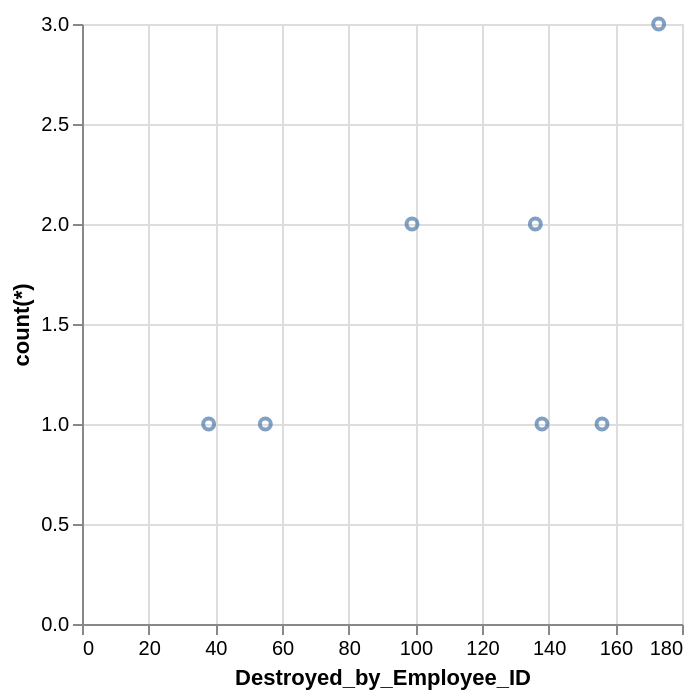

Write the Vega-Lite specification saved for this chart.
### Vega-Lite specification from a JSON file in a GitHub repository (floating-point values rounded to 4 significant figures)
{"data": {"values": [{"x_data": 38, "y_data": 1}, {"x_data": 55, "y_data": 1}, {"x_data": 99, "y_data": 2}, {"x_data": 136, "y_data": 2}, {"x_data": 138, "y_data": 1}, {"x_data": 156, "y_data": 1}, {"x_data": 173, "y_data": 3}]}, "mark": "point", "encoding": {"x": {"field": "x_data", "type": "quantitative", "title": "Destroyed_by_Employee_ID"}, "y": {"field": "y_data", "type": "quantitative", "title": "count(*)"}}}
